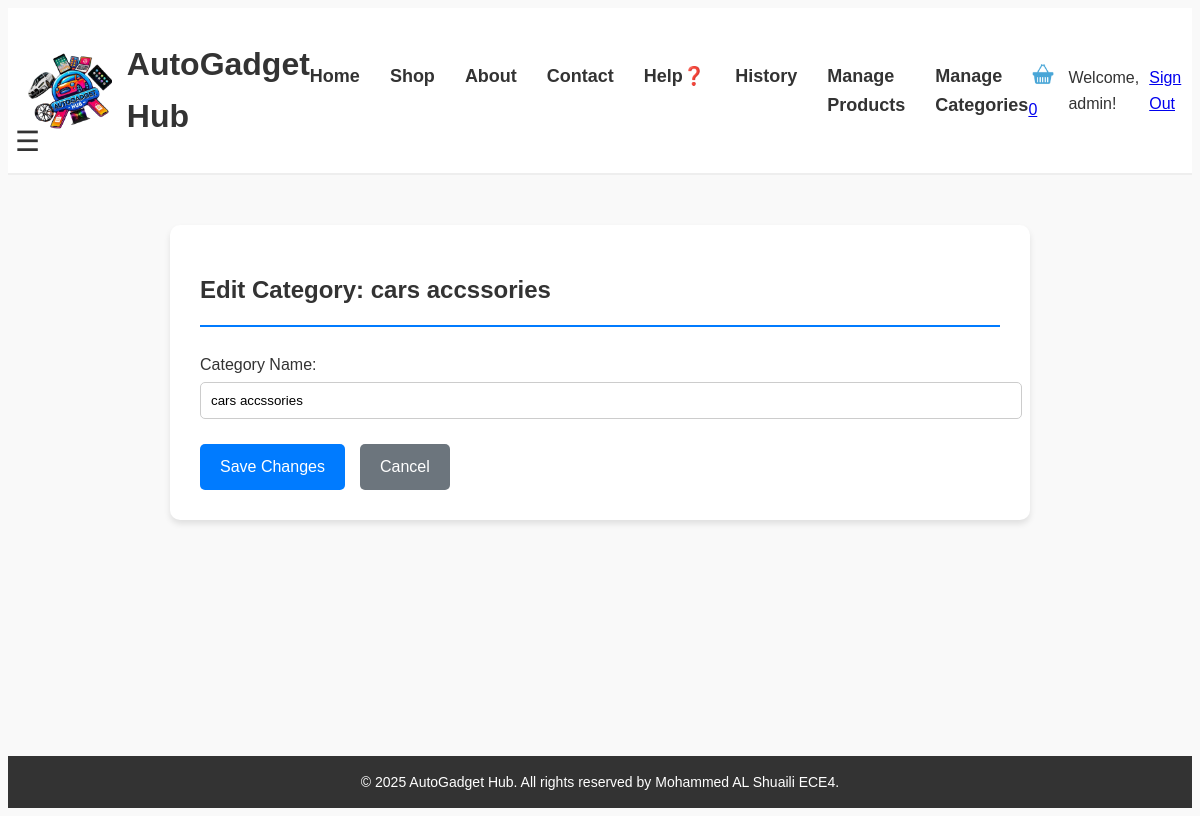
The page /staff/category/2/edit/ (signed in) on the database as committed earlier.
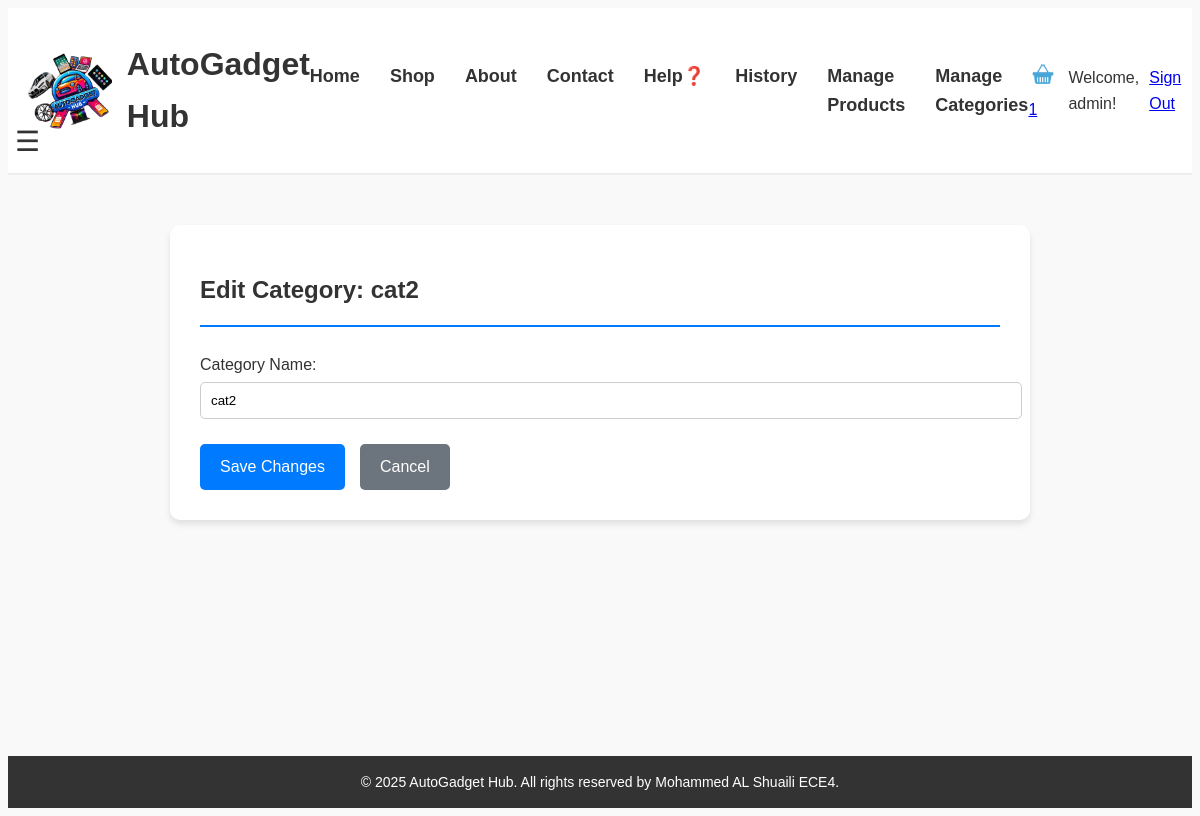
The same page on the database as committed later.
### myapp/models.py (models this page shows, shortened)
class ProductCategory(models.Model):
    name = models.CharField(max_length=100)  # Name of the catigory

### myapp/views.py (the view)
# urls.py: path('staff/category/<int:category_id>/edit/', views.category_edit, name='category_edit'),
@staff_member_required
def category_edit(request, category_id):
    category = get_object_or_404(ProductCategory, id=category_id)
    if request.method == 'POST':
        form = ProductCategoryForm(request.POST, instance=category)
        if form.is_valid():
            form.save()
            messages.success(request, 'Category updated successfully')
            return redirect('manage_categories')
    else:
        form = ProductCategoryForm(instance=category)
    return render(request, 'myapp/staff/category_form.html', {'form': form, 'category': category})

### myapp/forms.py
class ProductCategoryForm(forms.ModelForm):
    class Meta:
        model = ProductCategory
        fields = ['name']
        labels = {
            'name': 'Category Name'
        }
        widgets = {
            'name': forms.TextInput(attrs={'placeholder': 'Enter category name'})
        }

### myapp/templates/myapp/staff/category_form.html (shortened to what this page needs)
{% extends "myapp/base.html" %}
{% block content %}
<div class="staff-form">
    <h1>{% if category %}Edit Category: {{ category.name }}{% else %}Add New Category{% endif %}</h1>
    <form method="post">
        <div class="form-group">
            {{ form.name.label_tag }}
            {{ form.name }}
        </div>
        <div class="form-actions">
            <button type="submit" class="btn-primary">
                {% if category %}Save Changes{% else %}Create Category{% endif %}
            </button>
            <a href="{% url 'manage_categories' %}" class="btn-secondary">Cancel</a>
        </div>
    </form>
</div>
{% endblock %}

### myapp/templates/myapp/base.html (shortened to what this page needs)
<!DOCTYPE html>
<html lang="en">
<head>
    {% load static %}
    <link rel="stylesheet" href="{% static 'myapp/css/header_mainBody.css' %}">
    <link rel="stylesheet" href="{% static 'myapp/css/staff.css' %}">
</head>
<body>
    <header>
        <div>
            <img src="{% static 'myapp/images/my_logo.png' %}" alt="AutoGadget Hub Logo">
            <h1>AutoGadget Hub</h1>
        </div>
        <nav>
            <a href="{% url 'home' %}">Home</a>
            <a href="{% url 'shop' %}">Shop</a>
            <a href="{% url 'about' %}">About</a>
            <a href="{% url 'contact' %}">Contact</a>
            <a href="{% url 'help' %}">Help❓</a>
            <a href="{% url 'order_history' %}">History</a>
            {% if user.is_staff %}
            <a href="{% url 'manage_products' %}">Manage Products</a>
            <a href="{% url 'manage_categories' %}">Manage Categories</a>
            {% endif %}
        </nav>
        <div class="auth-section">
            <a href="{% url 'cart' %}" class="cart-link">
                <img src="{% static 'myapp/images/shopping_cart.png' %}" alt="Cart">
                <span class="cart-count">
                    {% if user.is_authenticated %}{{ user.cartitem_set.count }}{% else %}0{% endif %}
                </span>
            </a>
            {% if user.is_authenticated %}
            <span>Welcome, {{ user.username }}!</span>
            <a href="{% url 'signout' %}">Sign Out</a>
            {% else %}
            <a href="{% url 'signin' %}">Sign In</a>
            <a href="{% url 'signup' %}">Sign Up</a>
            {% endif %}
        </div>
    </header>
    <main>
        <div class="menu-trigger">
            <div class="hamburger">☰</div>
        </div>
        {% block content %}{% endblock %}
    </main>
    <footer>
        <p>&copy; 2025 AutoGadget Hub. All rights reserved by Mohammed AL Shuaili ECE4.</p>
    </footer>
</body>
</html>

Rows that differ between the two databases and show on the page:
changed ProductCategory: name "cars accssories" → "cat2"
Other text that changed with them:
{{ user.cartitem_set.count }}: "0" → "1"
